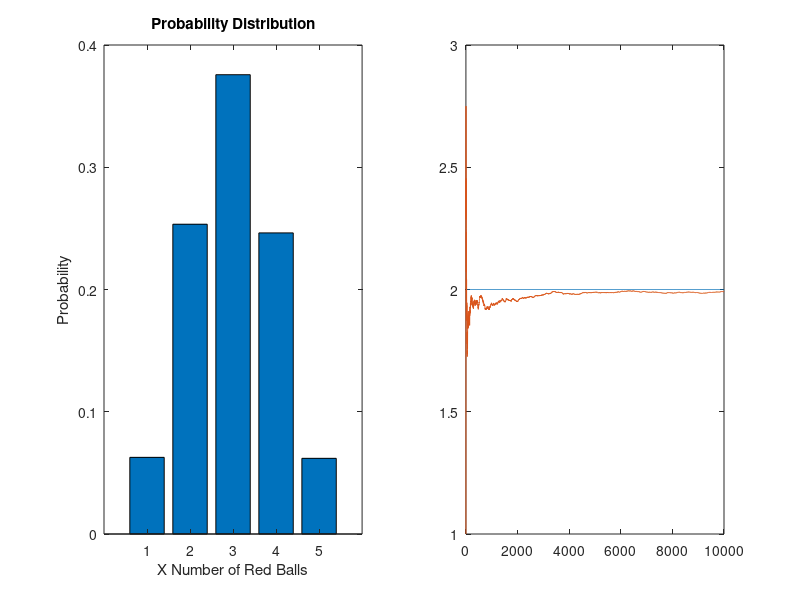

Reproduce this figure in MATLAB.
clc;
clear all;
close all;

pkg load communications;

iterations = 10000
iterations_temp = iterations;
tempTry = 0;
redBall = 0;
tempVar = 1;
p = [0,0,0,0,0];
expected_mean_value = [];

for tempTry = 1:iterations
	expected_mean_value(tempTry) = 2;
endfor

while (iterations)

	redBall = 0;
	for tempTry=1:4
		red = randint(1);
		if(red == 0)
			redBall++;
		endif
	endfor

	if(redBall == 0)
		p(1)++;
	elseif(redBall == 1)
	        p(2)++;
	elseif(redBall == 2)
		p(3)++;
	elseif(redBall == 3)
		p(4)++;
	elseif(redBall == 4)
		p(5)++;
	else
		disp('Something is wrong');
	endif	

	q = p /tempVar;
	mean_value(tempVar) = (q(1)*0)+(q(2)*1)+(q(3)*2)+(q(4)*3)+(q(5)*4);
	tempVar++;

	iterations = iterations - 1;
	
endwhile


figure('units','normalized','outerposition',[0 0 1 1]);
subplot(1,2,1);
bar(q); title("Probability Distribution"); xlabel("X Number of Red Balls");ylabel("Probability");
subplot(1,2,2);	
plot(expected_mean_value);
hold on;
plot(mean_value);
pause(5);
